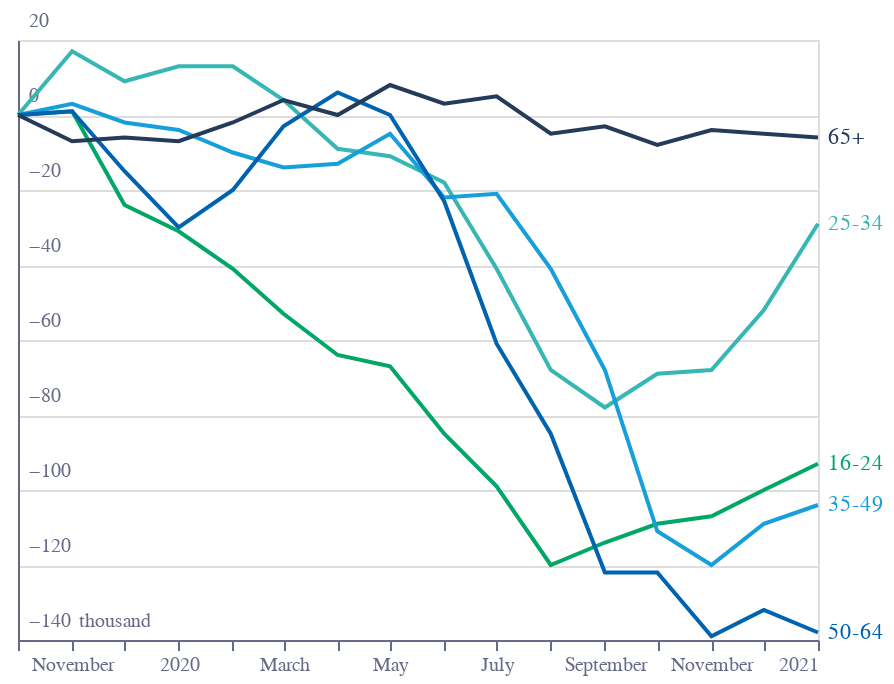

The notebook cell this image was saved under:
### Code cell
base = alt.Chart(df).encode(
    y=alt.Y(
        "value:Q",
        axis=alt.Axis(
            grid=True,
            title="thousand",
            titleAnchor="start",
            labelColor=colors["eco-gray"],
            titleColor=colors["eco-gray"],
            tickColor=colors["eco-gray"],
            domainColor=colors["eco-gray"],
            titleFontSize=10,
            titleFontWeight="normal",
            ticks=False,
            labelAlign="left",
            labelBaseline="middle",
            labelPadding=-5,
            labelOffset=-10,
            titleX=30,
            titleY=295,
            titleBaseline="bottom",
            titleAngle=0,
            titleAlign="left",
            tickCount=6,
            format=".0f",
        ),
    ),
    x=alt.X(
        "date:T",
        axis=alt.Axis(
            grid=False,
            title="",
            titleAnchor="start",
            labelColor=colors["eco-gray"],
            titleColor=colors["eco-gray"],
            tickColor=colors["eco-gray"],
            domainColor=colors["eco-gray"],
            titleFontSize=10,
            titleFontWeight="normal",
            labelExpr="datum.value<toDate('2019-11-01')?'':month(datum.value)==0?timeFormat(datum.value,'%Y'):timeFormat(datum.value,'%B')",
            labelAngle=0,
        ),
    ),
    color=alt.Color("age:N", legend=None, scale=alt.Scale(range=color_scale)),
)
lines = base.mark_line()
labels = (
    base.mark_text(align="left", dx=5)
    .encode(text=alt.Text("age:N"))
    .transform_filter("datum.date>toDate('2020-12-01')")
)
layer = lines + labels
layer.configure_view(stroke=None).properties(title="").properties(height=300, width=400)
layer.save("../../panels/unemployment/" + f + ".json")
layer

### Figure 1 — Vega-Lite specification as saved in the notebook (floating-point values rounded to 4 significant figures)
{"config": {"view": {"continuousWidth": 400, "continuousHeight": 300}}, "layer": [{"mark": "line", "encoding": {"color": {"type": "nominal", "field": "age", "legend": null, "scale": {"range": ["#00A767", "#36B7B4", "#179FDB", "#0063AF", "#243B5A"]}}, "x": {"type": "temporal", "axis": {"domainColor": "#676A86", "grid": false, "labelAngle": 0, "labelColor": "#676A86", "labelExpr": "datum.value<toDate('2019-11-01')?'':month(datum.value)==0?timeFormat(datum.value,'%Y'):timeFormat(datum.value,'%B')", "tickColor": "#676A86", "title": "", "titleAnchor": "start", "titleColor": "#676A86", "titleFontSize": 10, "titleFontWeight": "normal"}, "field": "date"}, "y": {"type": "quantitative", "axis": {"domainColor": "#676A86", "format": ".0f", "grid": true, "labelAlign": "left", "labelBaseline": "middle", "labelColor": "#676A86", "labelOffset": -10, "labelPadding": -5, "tickColor": "#676A86", "tickCount": 6, "ticks": false, "title": "thousand", "titleAlign": "left", "titleAnchor": "start", "titleAngle": 0, "titleBaseline": "bottom", "titleColor": "#676A86", "titleFontSize": 10, "titleFontWeight": "normal", "titleX": 30, "titleY": 295}, "field": "value"}}}, {"mark": {"type": "text", "align": "left", "dx": 5}, "encoding": {"color": {"type": "nominal", "field": "age", "legend": null, "scale": {"range": ["#00A767", "#36B7B4", "#179FDB", "#0063AF", "#243B5A"]}}, "text": {"type": "nominal", "field": "age"}, "x": {"type": "temporal", "axis": {"domainColor": "#676A86", "grid": false, "labelAngle": 0, "labelColor": "#676A86", "labelExpr": "datum.value<toDate('2019-11-01')?'':month(datum.value)==0?timeFormat(datum.value,'%Y'):timeFormat(datum.value,'%B')", "tickColor": "#676A86", "title": "", "titleAnchor": "start", "titleColor": "#676A86", "titleFontSize": 10, "titleFontWeight": "normal"}, "field": "date"}, "y": {"type": "quantitative", "axis": {"domainColor": "#676A86", "format": ".0f", "grid": true, "labelAlign": "left", "labelBaseline": "middle", "labelColor": "#676A86", "labelOffset": -10, "labelPadding": -5, "tickColor": "#676A86", "tickCount": 6, "ticks": false, "title": "thousand", "titleAlign": "left", "titleAnchor": "start", "titleAngle": 0, "titleBaseline": "bottom", "titleColor": "#676A86", "titleFontSize": 10, "titleFontWeight": "normal", "titleX": 30, "titleY": 295}, "field": "value"}}, "transform": [{"filter": "datum.date>toDate('2020-12-01')"}]}], "data": {"name": "data-64e49cbda8c57670ee5a82f0b6e9819b"}, "$schema": "https://vega.github.io/schema/vega-lite/v4.8.1.json", "datasets": {"data-64e49cbda8c57670ee5a82f0b6e9819b": [{"age": "16-24", "date": "2019-10-01T00:00:00", "value": 0}, {"age": "16-24", "date": "2019-11-01T00:00:00", "value": 1}, {"age": "16-24", "date": "2019-12-01T00:00:00", "value": -24}, {"age": "16-24", "date": "2020-01-01T00:00:00", "value": -31}, {"age": "16-24", "date": "2020-02-01T00:00:00", "value": -41}, {"age": "16-24", "date": "2020-03-01T00:00:00", "value": -53}, {"age": "16-24", "date": "2020-04-01T00:00:00", "value": -64}, {"age": "16-24", "date": "2020-05-01T00:00:00", "value": -67}, {"age": "16-24", "date": "2020-06-01T00:00:00", "value": -85}, {"age": "16-24", "date": "2020-07-01T00:00:00", "value": -99}, {"age": "16-24", "date": "2020-08-01T00:00:00", "value": -120}, {"age": "16-24", "date": "2020-09-01T00:00:00", "value": -114}, {"age": "16-24", "date": "2020-10-01T00:00:00", "value": -109}, {"age": "16-24", "date": "2020-11-01T00:00:00", "value": -107}, {"age": "16-24", "date": "2020-12-01T00:00:00", "value": -100}, {"age": "16-24", "date": "2021-01-01T00:00:00", "value": -93}, {"age": "25-34", "date": "2019-10-01T00:00:00", "value": 0}, {"age": "25-34", "date": "2019-11-01T00:00:00", "value": 17}, {"age": "25-34", "date": "2019-12-01T00:00:00", "value": 9}, {"age": "25-34", "date": "2020-01-01T00:00:00", "value": 13}, {"age": "25-34", "date": "2020-02-01T00:00:00", "value": 13}, {"age": "25-34", "date": "2020-03-01T00:00:00", "value": 4}, {"age": "25-34", "date": "2020-04-01T00:00:00", "value": -9}, {"age": "25-34", "date": "2020-05-01T00:00:00", "value": -11}, {"age": "25-34", "date": "2020-06-01T00:00:00", "value": -18}, {"age": "25-34", "date": "2020-07-01T00:00:00", "value": -41}, {"age": "25-34", "date": "2020-08-01T00:00:00", "value": -68}, {"age": "25-34", "date": "2020-09-01T00:00:00", "value": -78}, {"age": "25-34", "date": "2020-10-01T00:00:00", "value": -69}, {"age": "25-34", "date": "2020-11-01T00:00:00", "value": -68}, {"age": "25-34", "date": "2020-12-01T00:00:00", "value": -52}, {"age": "25-34", "date": "2021-01-01T00:00:00", "value": -29}, {"age": "35-49", "date": "2019-10-01T00:00:00", "value": 0}, {"age": "35-49", "date": "2019-11-01T00:00:00", "value": 3}, {"age": "35-49", "date": "2019-12-01T00:00:00", "value": -2}, {"age": "35-49", "date": "2020-01-01T00:00:00", "value": -4}, {"age": "35-49", "date": "2020-02-01T00:00:00", "value": -10}, {"age": "35-49", "date": "2020-03-01T00:00:00", "value": -14}, {"age": "35-49", "date": "2020-04-01T00:00:00", "value": -13}, {"age": "35-49", "date": "2020-05-01T00:00:00", "value": -5}, {"age": "35-49", "date": "2020-06-01T00:00:00", "value": -22}, {"age": "35-49", "date": "2020-07-01T00:00:00", "value": -21}, {"age": "35-49", "date": "2020-08-01T00:00:00", "value": -41}, {"age": "35-49", "date": "2020-09-01T00:00:00", "value": -68}, {"age": "35-49", "date": "2020-10-01T00:00:00", "value": -111}, {"age": "35-49", "date": "2020-11-01T00:00:00", "value": -120}, {"age": "35-49", "date": "2020-12-01T00:00:00", "value": -109}, {"age": "35-49", "date": "2021-01-01T00:00:00", "value": -104}, {"age": "50-64", "date": "2019-10-01T00:00:00", "value": 0}, {"age": "50-64", "date": "2019-11-01T00:00:00", "value": 1}, {"age": "50-64", "date": "2019-12-01T00:00:00", "value": -15}, {"age": "50-64", "date": "2020-01-01T00:00:00", "value": -30}, {"age": "50-64", "date": "2020-02-01T00:00:00", "value": -20}, {"age": "50-64", "date": "2020-03-01T00:00:00", "value": -3}, {"age": "50-64", "date": "2020-04-01T00:00:00", "value": 6}, {"age": "50-64", "date": "2020-05-01T00:00:00", "value": 0}, {"age": "50-64", "date": "2020-06-01T00:00:00", "value": -23}, {"age": "50-64", "date": "2020-07-01T00:00:00", "value": -61}, {"age": "50-64", "date": "2020-08-01T00:00:00", "value": -85}, {"age": "50-64", "date": "2020-09-01T00:00:00", "value": -122}, {"age": "50-64", "date": "2020-10-01T00:00:00", "value": -122}, {"age": "50-64", "date": "2020-11-01T00:00:00", "value": -139}, {"age": "50-64", "date": "2020-12-01T00:00:00", "value": -132}, {"age": "50-64", "date": "2021-01-01T00:00:00", "value": -138}, {"age": "65+", "date": "2019-10-01T00:00:00", "value": 0}, {"age": "65+", "date": "2019-11-01T00:00:00", "value": -7}, {"age": "65+", "date": "2019-12-01T00:00:00", "value": -6}, {"age": "65+", "date": "2020-01-01T00:00:00", "value": -7}, {"age": "65+", "date": "2020-02-01T00:00:00", "value": -2}, {"age": "65+", "date": "2020-03-01T00:00:00", "value": 4}, {"age": "65+", "date": "2020-04-01T00:00:00", "value": 0}, {"age": "65+", "date": "2020-05-01T00:00:00", "value": 8}, {"age": "65+", "date": "2020-06-01T00:00:00", "value": 3}, {"age": "65+", "date": "2020-07-01T00:00:00", "value": 5}, {"age": "65+", "date": "2020-08-01T00:00:00", "value": -5}, {"age": "65+", "date": "2020-09-01T00:00:00", "value": -3}, {"age": "65+", "date": "2020-10-01T00:00:00", "value": -8}, {"age": "65+", "date": "2020-11-01T00:00:00", "value": -4}, {"age": "65+", "date": "2020-12-01T00:00:00", "value": -5}, {"age": "65+", "date": "2021-01-01T00:00:00", "value": -6}]}}
